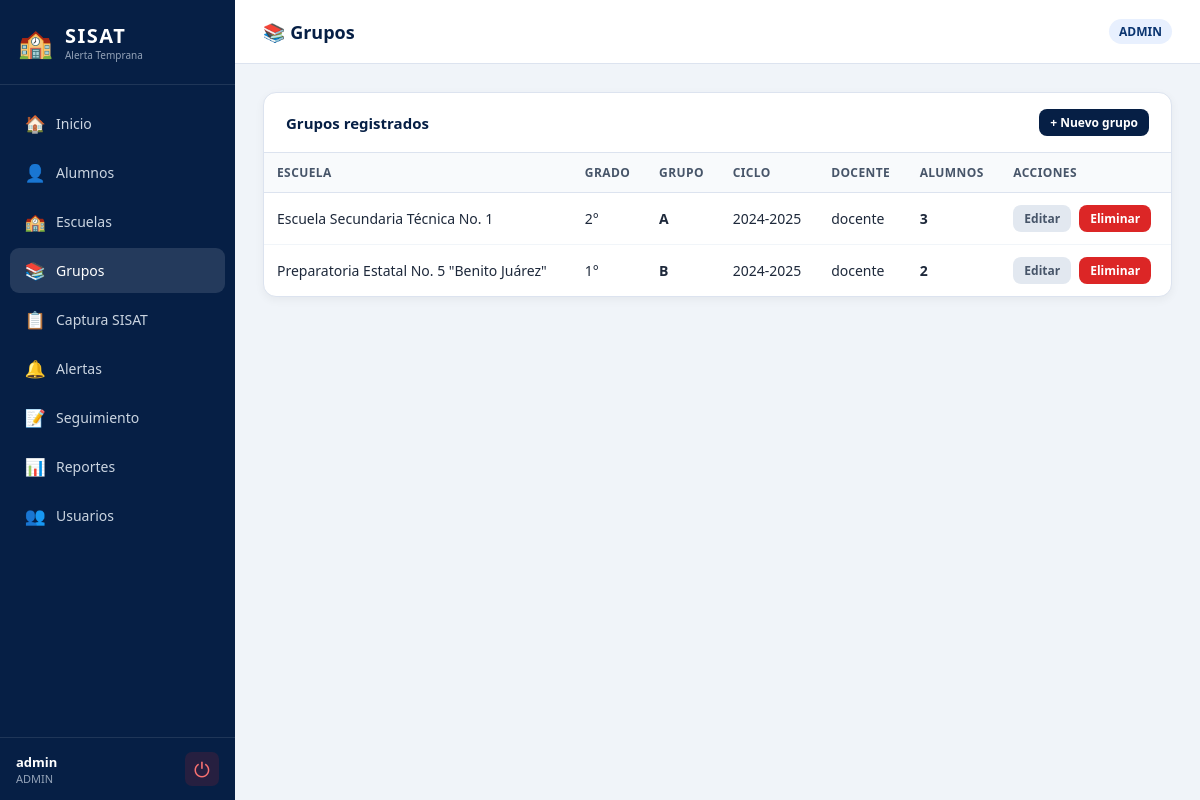
The page /grupos.php (signed in) on the database its author committed.
### tables this page shows
CREATE TABLE grupo (
    ID_GRUPO        INT AUTO_INCREMENT PRIMARY KEY,
    ID_ESCUELA      INT NOT NULL,
    GRADO           VARCHAR(10)  NOT NULL,
    GRUPO           VARCHAR(5)   NOT NULL,
    CICLO_ESCOLAR   VARCHAR(10)  NOT NULL,
    ID_DOCENTE      INT NULL,
    CONSTRAINT fk_grupo_escuela  FOREIGN KEY (ID_ESCUELA) REFERENCES escuela(ID_ESCUELA),
    CONSTRAINT fk_grupo_docente  FOREIGN KEY (ID_DOCENTE) REFERENCES usuario(ID_USUARIO)
);

CREATE TABLE escuela (
    ID_ESCUELA      INT AUTO_INCREMENT PRIMARY KEY,
    CCT             VARCHAR(15)  NOT NULL UNIQUE,
    NOMBRE_ESCUELA  VARCHAR(150) NOT NULL,
    MUNICIPIO       VARCHAR(80)  NOT NULL,
    NIVEL           ENUM('PREESCOLAR','PRIMARIA','SECUNDARIA','BACHILLERATO','OTRO') NOT NULL DEFAULT 'SECUNDARIA',
    ZONA_ESCOLAR    VARCHAR(30)  NOT NULL,
    ACTIVA          TINYINT(1)   NOT NULL DEFAULT 1
);

CREATE TABLE usuario (
    ID_USUARIO      INT AUTO_INCREMENT PRIMARY KEY,
    USUARIO         VARCHAR(60)  NOT NULL UNIQUE,
    CORREO          VARCHAR(120) NOT NULL UNIQUE,
    PWD             VARCHAR(255) NOT NULL,
    ID_ROL          INT NOT NULL,
    ACTIVO          TINYINT(1) NOT NULL DEFAULT 1,
    FECHA_CREACION  DATETIME NOT NULL DEFAULT CURRENT_TIMESTAMP,
    CONSTRAINT fk_usuario_rol FOREIGN KEY (ID_ROL) REFERENCES rol(ID_ROL)
);

### funciones.php (called while the page is built, shortened)
<?php
function rolActual(): string
{
    return $_SESSION['usuario']['rol'] ?? '';
}
function h(string $val): string
{
    return htmlspecialchars($val, ENT_QUOTES, 'UTF-8');
}
?>

### grupos.php (the view, shortened to what this page needs)
<?php
require_once 'conexion.php';
require_once 'funciones.php';
$accion  = $_GET['accion'] ?? 'lista';
$lista = [];
if ($accion === 'lista') {
    $lista = $pdo->query("
        SELECT g.*, esc.NOMBRE_ESCUELA, u.USUARIO AS docente_nombre,
               COUNT(a.ID_ALUMNO) AS total_alumnos
        FROM grupo g
        LEFT JOIN escuela esc ON esc.ID_ESCUELA = g.ID_ESCUELA
        LEFT JOIN usuario u   ON u.ID_USUARIO   = g.ID_DOCENTE
        LEFT JOIN alumno a    ON a.ID_GRUPO      = g.ID_GRUPO AND a.ACTIVO = 1
        GROUP BY g.ID_GRUPO
        ORDER BY esc.NOMBRE_ESCUELA, g.GRADO, g.GRUPO
    ")->fetchAll();
}
?>
<!DOCTYPE html>
<html lang="es">
<head>
    <link rel="stylesheet" href="estilos.css">
</head>
<body>
<div class="layout">
    <?php require_once 'sidebar.php'; ?>
    <div class="main-content">
        <div class="topbar">
            <div class="topbar-titulo">📚 Grupos</div>
            <span class="topbar-rol"><?= h(rolActual()) ?></span>
        </div>
        <div class="pagina">
            <?php if ($accion === 'lista'): ?>
                <div class="panel">
                    <div class="panel-header">
                        <h3>Grupos registrados</h3>
                        <?php if (in_array(rolActual(), ['ADMIN','DIRECTOR'])): ?>
                            <a class="btn btn-primario btn-sm" href="grupos.php?accion=nuevo">+ Nuevo grupo</a>
                        <?php endif; ?>
                    </div>
                    <div class="panel-body" style="padding:0;">
                        <table>
                            <thead>
                                <tr>
                                    <th>Escuela</th>
                                    <th>Grado</th>
                                    <th>Grupo</th>
                                    <th>Ciclo</th>
                                    <th>Docente</th>
                                    <th>Alumnos</th>
                                    <th>Acciones</th>
                                </tr>
                            </thead>
                            <tbody>
                            <?php if (empty($lista)): ?>
                                <tr><td colspan="7" class="texto-centro texto-gris" style="padding:22px;">No hay grupos registrados.</td></tr>
                            <?php else: ?>
                                <?php foreach ($lista as $g): ?>
                                <tr>
                                    <td><?= h($g['NOMBRE_ESCUELA'] ?? '—') ?></td>
                                    <td><?= h($g['GRADO']) ?>°</td>
                                    <td><strong><?= h($g['GRUPO']) ?></strong></td>
                                    <td><?= h($g['CICLO_ESCOLAR']) ?></td>
                                    <td><?= h($g['docente_nombre'] ?? '—') ?></td>
                                    <td><strong><?= $g['total_alumnos'] ?></strong></td>
                                    <td>
                                        <div class="flex-gap">
                                            <a class="btn btn-secundario btn-sm" href="grupos.php?accion=editar&id=<?= $g['ID_GRUPO'] ?>">Editar</a>
                                            <a class="btn btn-peligro btn-sm" href="grupos.php?accion=eliminar&id=<?= $g['ID_GRUPO'] ?>"
                                               onclick="return confirm('¿Eliminar este grupo?')">Eliminar</a>
                                        </div>
                                    </td>
                                </tr>
                                <?php endforeach; ?>
                            <?php endif; ?>
                            </tbody>
                        </table>
                    </div>
                </div>
            <?php endif; ?>
        </div>
    </div>
</div>
</body>
</html>

### estilos.css (style rules this page uses)
*, *::before, *::after { margin: 0; padding: 0; box-sizing: border-box; }
:root { --azul-oscuro: #061f45; --azul-medio: #0b3570; --azul-claro: #1e6bbf; --gris-fondo: #f0f4f9; --gris-borde: #dce3ef; --gris-texto: #64748b; --blanco: #ffffff; --verde: #16a34a; --amarillo: #ca8a04; --naranja: #ea580c; --rojo: #dc2626; --riesgo-bajo: #16a34a; --riesgo-medio: #ca8a04; --riesgo-alto: #ea580c; --riesgo-critico: #dc2626; }
body { font-family: "Segoe UI", Arial, sans-serif; background: var(--gris-fondo); color: #1e293b; min-height: 100vh; }
.layout { display: flex; min-height: 100vh; }
.main-content { margin-left: 235px; flex: 1; display: flex; flex-direction: column; min-height: 100vh; }
.topbar { height: 64px; background: var(--blanco); border-bottom: 1px solid var(--gris-borde); display: flex; align-items: center; padding: 0 28px; gap: 16px; position: sticky; top: 0; z-index: 50; }
.topbar-titulo { flex: 1; font-size: 18px; font-weight: 700; color: var(--azul-oscuro); }
.topbar-rol { font-size: 12px; background: #e8f0fe; color: var(--azul-medio); padding: 4px 10px; border-radius: 20px; font-weight: 700; }
.pagina { padding: 28px; flex: 1; }
.panel { background: var(--blanco); border-radius: 13px; border: 1px solid var(--gris-borde); box-shadow: 0 3px 10px rgba(0,0,0,.05); margin-bottom: 22px; overflow: hidden; }
.panel-header { padding: 16px 22px; border-bottom: 1px solid var(--gris-borde); display: flex; align-items: center; justify-content: space-between; gap: 12px; }
.panel-header h3 { font-size: 15px; font-weight: 700; color: var(--azul-oscuro); }
.panel-body { padding: 20px 22px; }
table { width: 100%; border-collapse: collapse; font-size: 14px; }
th { text-align: left; background: #f8fafc; padding: 11px 13px; color: #475569; font-weight: 700; font-size: 12px; text-transform: uppercase; letter-spacing: .4px; border-bottom: 1px solid var(--gris-borde); }
td { padding: 12px 13px; border-bottom: 1px solid #f1f5f9; vertical-align: middle; }
tr:last-child td { border-bottom: none; }
.btn { display: inline-flex; align-items: center; gap: 6px; padding: 9px 18px; border-radius: 8px; font-size: 14px; font-weight: 600; cursor: pointer; text-decoration: none; border: none; transition: background .15s, opacity .15s; white-space: nowrap; }
.btn-primario { background: var(--azul-oscuro); color: #fff; }
.btn-peligro { background: var(--rojo); color: #fff; }
.btn-secundario { background: #e2e8f0; color: #475569; }
.btn-sm { padding: 5px 11px; font-size: 12px; }
.flex-gap { display: flex; gap: 8px; align-items: center; flex-wrap: wrap; }

### rows shown on the page
grupo: ID_ESCUELA.NOMBRE_ESCUELA "Escuela Secundaria Técnica No. 1", GRADO "2", GRUPO "A", CICLO_ESCOLAR "2024-2025", ID_DOCENTE.USUARIO "docente", total_alumnos "3"
grupo: ID_ESCUELA.NOMBRE_ESCUELA "Preparatoria Estatal No. 5 \"Benito Juárez\"", GRADO "1", GRUPO "B", CICLO_ESCOLAR "2024-2025", ID_DOCENTE.USUARIO "docente", total_alumnos "2"

### other values the page prints
$item['ico'] "🏠"
$item['txt'] "Inicio"
$item['ico'] "👤"
$item['txt'] "Alumnos"
$item['ico'] "🏫"
$item['txt'] "Escuelas"
$item['ico'] "📚"
$item['txt'] "Grupos"
$item['ico'] "📋"
$item['txt'] "Captura SISAT"
$item['ico'] "🔔"
$item['txt'] "Alertas"
$item['ico'] "📝"
$item['txt'] "Seguimiento"
$item['ico'] "📊"
